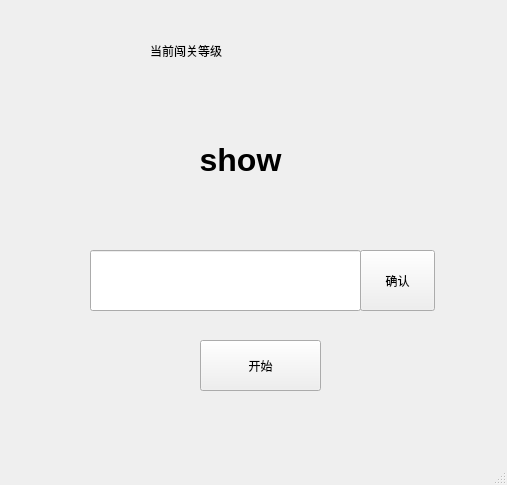
<?xml version="1.0" encoding="UTF-8"?>
<ui version="4.0">
 <class>gameWindow</class>
 <widget class="QMainWindow" name="gameWindow">
  <property name="geometry">
   <rect>
    <x>0</x>
    <y>0</y>
    <width>507</width>
    <height>485</height>
   </rect>
  </property>
  <property name="windowTitle">
   <string>MainWindow</string>
  </property>
  <widget class="QWidget" name="centralwidget">
   <widget class="QLineEdit" name="answerLine">
    <property name="geometry">
     <rect>
      <x>90</x>
      <y>250</y>
      <width>271</width>
      <height>61</height>
     </rect>
    </property>
    <property name="text">
     <string/>
    </property>
   </widget>
   <widget class="QLabel" name="showWordLabel">
    <property name="geometry">
     <rect>
      <x>110</x>
      <y>120</y>
      <width>261</width>
      <height>81</height>
     </rect>
    </property>
    <property name="text">
     <string>&lt;html&gt;&lt;head/&gt;&lt;body&gt;&lt;p align=&quot;center&quot;&gt;&lt;span style=&quot; font-size:24pt; font-weight:600;&quot;&gt;show&lt;/span&gt;&lt;/p&gt;&lt;/body&gt;&lt;/html&gt;</string>
    </property>
   </widget>
   <widget class="QPushButton" name="startButton">
    <property name="geometry">
     <rect>
      <x>200</x>
      <y>340</y>
      <width>121</width>
      <height>51</height>
     </rect>
    </property>
    <property name="text">
     <string>开始</string>
    </property>
   </widget>
   <widget class="QPushButton" name="confirmButton">
    <property name="geometry">
     <rect>
      <x>360</x>
      <y>250</y>
      <width>75</width>
      <height>61</height>
     </rect>
    </property>
    <property name="text">
     <string>确认</string>
    </property>
   </widget>
   <widget class="QLabel" name="show_level">
    <property name="geometry">
     <rect>
      <x>150</x>
      <y>30</y>
      <width>191</width>
      <height>41</height>
     </rect>
    </property>
    <property name="text">
     <string>当前闯关等级</string>
    </property>
   </widget>
  </widget>
  <widget class="QMenuBar" name="menubar">
   <property name="geometry">
    <rect>
     <x>0</x>
     <y>0</y>
     <width>507</width>
     <height>23</height>
    </rect>
   </property>
  </widget>
  <widget class="QStatusBar" name="statusbar"/>
 </widget>
 <resources/>
 <connections/>
</ui>
